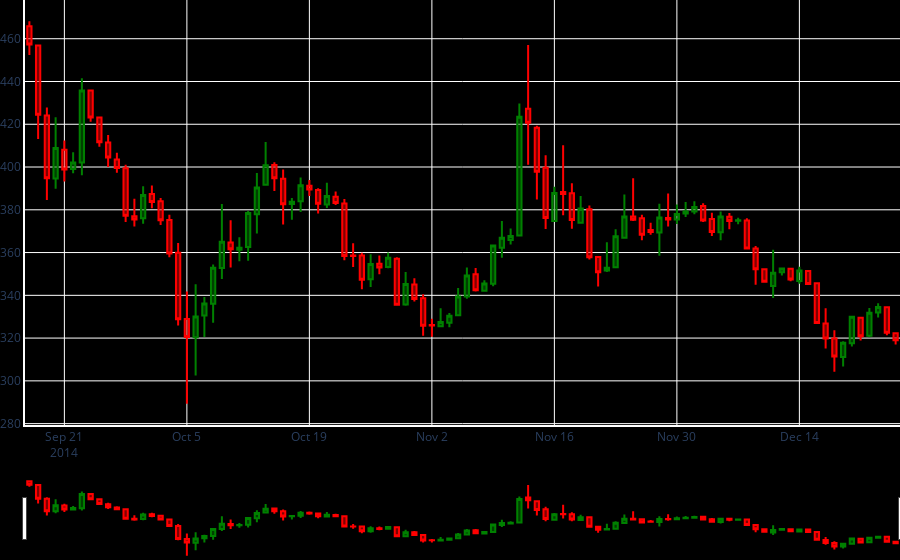

The notebook cell saved with this chart:
### Code cell
fig = go.Figure(data=go.Candlestick(x=df.index,
                                    open=df['Open'],
                                    high=df['High'],
                                    low=df['Low'],
                                    close=df['Close'],
                                    increasing_line_color='green',
                                    decreasing_line_color='red'))

fig.update(layout_xaxis_rangeslider_visible=True)
fig.update_layout(paper_bgcolor="black", plot_bgcolor="black", margin_l=0, margin_b=0, margin_r=0, margin_t=0)
fig.update_xaxes(showline=True, linewidth=2, linecolor='white', gridcolor='white')
fig.update_yaxes(showline=True, linewidth=2, linecolor='white', gridcolor='white')
fig.show()
